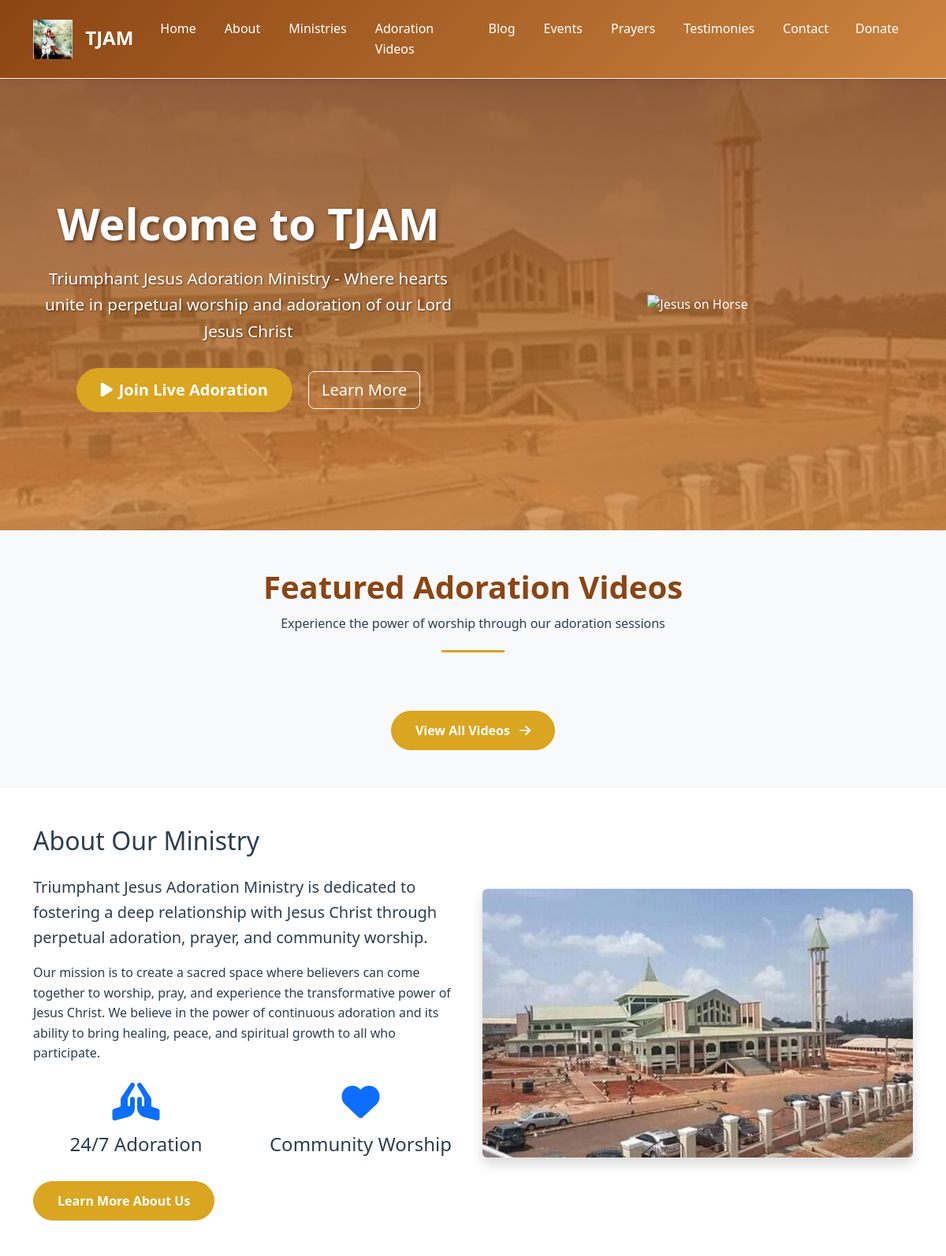
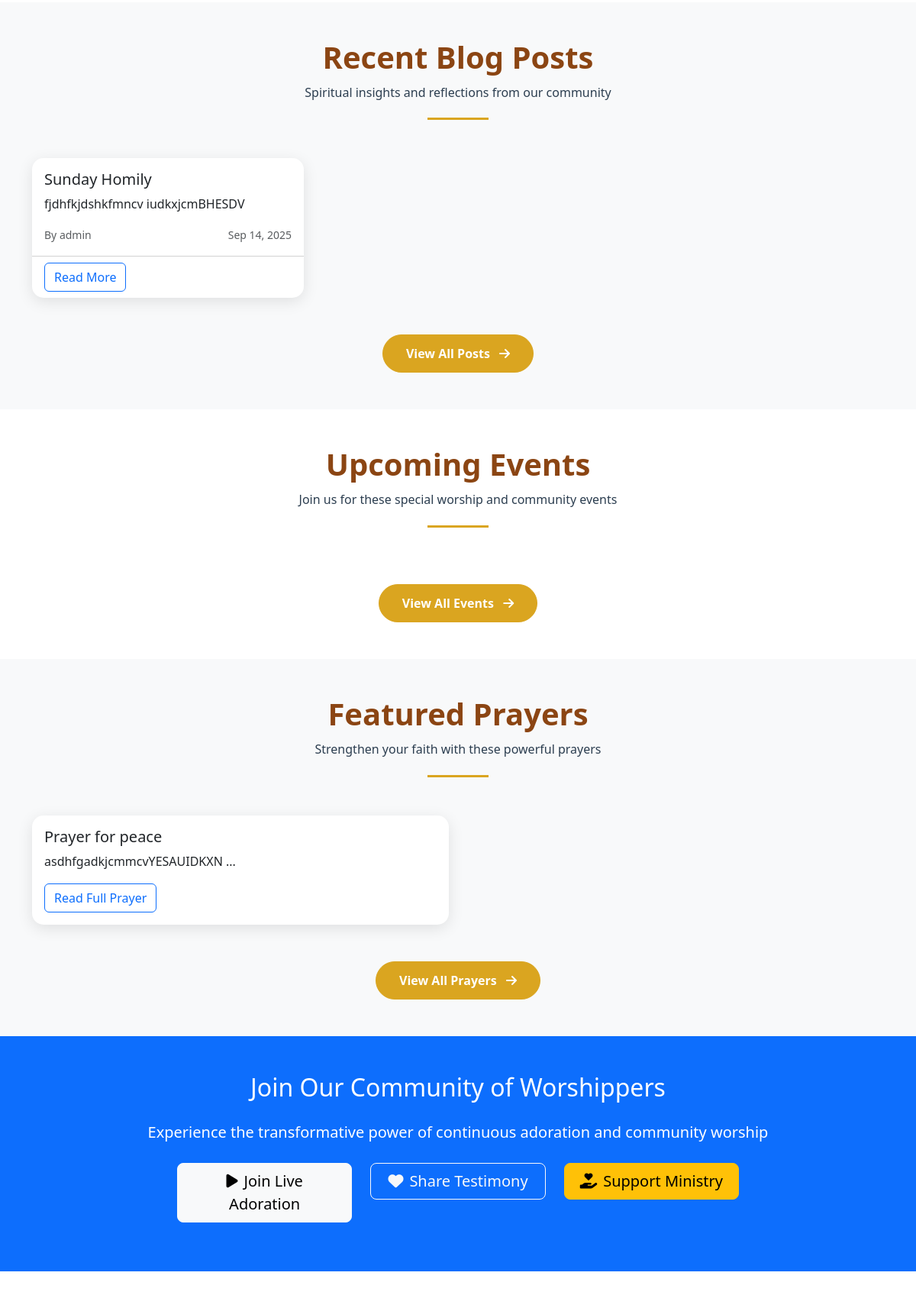
The page / (upper part) on the database its author committed (2 pictures, top to bottom).
### app.py (models this page shows)
class BlogPost(db.Model):
    id = db.Column(db.Integer, primary_key=True)
    title = db.Column(db.String(200), nullable=False)
    content = db.Column(db.Text, nullable=False)
    excerpt = db.Column(db.String(300))
    author_id = db.Column(db.Integer, db.ForeignKey('user.id'), nullable=False)
    author = db.relationship('User', backref=db.backref('posts', lazy=True))
    created_at = db.Column(db.DateTime, default=datetime.utcnow)
    updated_at = db.Column(db.DateTime, default=datetime.utcnow, onupdate=datetime.utcnow)
    featured_image = db.Column(db.String(200))
    is_published = db.Column(db.Boolean, default=True)

class User(UserMixin, db.Model):
    id = db.Column(db.Integer, primary_key=True)
    username = db.Column(db.String(80), unique=True, nullable=False)
    email = db.Column(db.String(120), unique=True, nullable=False)
    password_hash = db.Column(db.String(120), nullable=False)
    is_admin = db.Column(db.Boolean, default=False)
    created_at = db.Column(db.DateTime, default=datetime.utcnow)

class Prayer(db.Model):
    id = db.Column(db.Integer, primary_key=True)
    title = db.Column(db.String(200), nullable=False)
    content = db.Column(db.Text, nullable=False)
    category = db.Column(db.String(100))
    created_at = db.Column(db.DateTime, default=datetime.utcnow)
    is_featured = db.Column(db.Boolean, default=False)

### app.py (the view)
@app.route('/')
def index():
    try:
        featured_videos = AdorationVideo.query.filter_by(is_featured=True).limit(3).all()
        recent_posts = BlogPost.query.filter_by(is_published=True).order_by(BlogPost.created_at.desc()).limit(3).all()
        upcoming_events = Event.query.filter(Event.event_date > datetime.utcnow()).order_by(Event.event_date).limit(3).all()
        featured_prayers = Prayer.query.filter_by(is_featured=True).limit(2).all()
        return render_template('index.html',
                             featured_videos=featured_videos,
                             recent_posts=recent_posts,
                             upcoming_events=upcoming_events,
                             featured_prayers=featured_prayers)
    except Exception as e:
        app.logger.error(f"Error loading homepage: {e}")
        flash('An error occurred loading the homepage.', 'error')
        return render_template('index.html')

### app.py (called while the page is built)
@app.context_processor
def inject_current_year():
    return {'current_year': datetime.now().year}

### templates/index.html (shortened to what this page needs)
{% extends "base.html" %}
{% block content %}
<section class="hero-section">
    <div class="container">
        <div class="row align-items-center">
            <div class="col-lg-6">
                <h1>Welcome to TJAM</h1>
                <p class="lead">Triumphant Jesus Adoration Ministry - Where hearts unite in perpetual worship and adoration of our Lord Jesus Christ</p>
                <div class="mt-4">
                    <a href="{{ url_for('live_adoration') }}" class="btn btn-primary btn-lg me-3">
                        <i class="fas fa-play me-2"></i>Join Live Adoration
                    </a>
                    <a href="{{ url_for('about') }}" class="btn btn-outline-light btn-lg">
                        Learn More
                    </a>
                </div>
            </div>
            <div class="col-lg-6">
                <img src="{{ url_for('static', filename='images/jesusonahorse.png') }}" alt="Jesus on Horse" class="img-fluid">
            </div>
        </div>
    </div>
</section>
<section class="py-5 bg-light">
    <div class="container">
        <div class="section-title">
            <h2>Featured Adoration Videos</h2>
            <p>Experience the power of worship through our adoration sessions</p>
        </div>
        <div class="text-center mt-4">
            <a href="{{ url_for('adoration_videos') }}" class="btn btn-primary">
                View All Videos <i class="fas fa-arrow-right ms-2"></i>
            </a>
        </div>
    </div>
</section>
<section class="py-5">
    <div class="container">
        <div class="row align-items-center">
            <div class="col-lg-6">
                <h2 class="mb-4">About Our Ministry</h2>
                <p class="lead">Triumphant Jesus Adoration Ministry is dedicated to fostering a deep relationship with Jesus Christ through perpetual adoration, prayer, and community worship.</p>
                <p>Our mission is to create a sacred space where believers can come together to worship, pray, and experience the transformative power of Jesus Christ. We believe in the power of continuous adoration and its ability to bring healing, peace, and spiritual growth to all who participate.</p>
                <div class="row mt-4">
                    <div class="col-6">
                        <div class="text-center">
                            <i class="fas fa-praying-hands fa-3x text-primary mb-3"></i>
                            <h4>24/7 Adoration</h4>
                        </div>
                    </div>
                    <div class="col-6">
                        <div class="text-center">
                            <i class="fas fa-heart fa-3x text-primary mb-3"></i>
                            <h4>Community Worship</h4>
                        </div>
                    </div>
                </div>
                <a href="{{ url_for('about') }}" class="btn btn-primary mt-4">Learn More About Us</a>
            </div>
            <div class="col-lg-6">
                <img src="{{ url_for('static', filename='images/hero-bg.png') }}" alt="Adoration Hall" class="img-fluid rounded shadow">
            </div>
        </div>
    </div>
</section>
<section class="py-5 bg-light">
    <div class="container">
        <div class="section-title">
            <h2>Recent Blog Posts</h2>
            <p>Spiritual insights and reflections from our community</p>
        </div>
        <div class="row">
            {% for post in recent_posts %}
            <div class="col-lg-4 mb-4">
                <div class="card h-100">
                    <div class="card-body">
                        <h5 class="card-title">{{ post.title }}</h5>
                        <p class="card-text">{{ post.excerpt or post.content[:150] + '...' }}</p>
                        <div class="d-flex justify-content-between align-items-center">
                            <small class="text-muted">By {{ post.author.username }}</small>
                            <small class="text-muted">{{ post.created_at.strftime('%b %d, %Y') }}</small>
                        </div>
                    </div>
                    <div class="card-footer bg-transparent">
                        <a href="{{ url_for('blog_post', post_id=post.id) }}" class="btn btn-outline-primary">Read More</a>
                    </div>
                </div>
            </div>
            {% endfor %}
        </div>
        <div class="text-center mt-4">
            <a href="{{ url_for('blog') }}" class="btn btn-primary">
                View All Posts <i class="fas fa-arrow-right ms-2"></i>
            </a>
        </div>
    </div>
</section>
<section class="py-5">
    <div class="container">
        <div class="section-title">
            <h2>Upcoming Events</h2>
            <p>Join us for these special worship and community events</p>
        </div>
        <div class="text-center mt-4">
            <a href="{{ url_for('events') }}" class="btn btn-primary">
                View All Events <i class="fas fa-arrow-right ms-2"></i>
            </a>
        </div>
    </div>
</section>
<section class="py-5 bg-light">
    <div class="container">
        <div class="section-title">
            <h2>Featured Prayers</h2>
            <p>Strengthen your faith with these powerful prayers</p>
        </div>
        <div class="row">
            {% for prayer in featured_prayers %}
            <div class="col-lg-6 mb-4">
                <div class="card h-100">
                    <div class="card-body">
                        <h5 class="card-title">{{ prayer.title }}</h5>
                        <p class="card-text">{{ prayer.content[:200] }}...</p>
                        <a href="{{ url_for('prayer_detail', prayer_id=prayer.id) }}" class="btn btn-outline-primary">Read Full Prayer</a>
                    </div>
                </div>
            </div>
            {% endfor %}
        </div>
        <div class="text-center mt-4">
            <a href="{{ url_for('prayers') }}" class="btn btn-primary">
                View All Prayers <i class="fas fa-arrow-right ms-2"></i>
            </a>
        </div>
    </div>
</section>
<section class="py-5 bg-primary text-white">
    <div class="container text-center">
        <h2 class="mb-4">Join Our Community of Worshippers</h2>
        <p class="lead mb-4">Experience the transformative power of continuous adoration and community worship</p>
        <div class="row justify-content-center">
            <div class="col-md-8">
                <div class="row">
                    <div class="col-md-4 mb-3">
                        <a href="{{ url_for('live_adoration') }}" class="btn btn-light btn-lg w-100">
                            <i class="fas fa-play me-2"></i>Join Live Adoration
                        </a>
                    </div>
                    <div class="col-md-4 mb-3">
                        <a href="{{ url_for('submit_testimony') }}" class="btn btn-outline-light btn-lg w-100">
                            <i class="fas fa-heart me-2"></i>Share Testimony
                        </a>
                    </div>
                    <div class="col-md-4 mb-3">
                        <a href="{{ url_for('donate') }}" class="btn btn-warning btn-lg w-100">
                            <i class="fas fa-hand-holding-heart me-2"></i>Support Ministry
                        </a>
                    </div>
                </div>
            </div>
        </div>
    </div>
</section>
{% endblock %}

### templates/base.html (style rules this page uses)
:root { --primary-color: #8B4513; --secondary-color: #DAA520; --accent-color: #CD853F; --text-dark: #2c3e50; --bg-light: #f8f9fa; }
body { font-family: 'Segoe UI', Tahoma, Geneva, Verdana, sans-serif; line-height: 1.6; color: var(--text-dark); }
.hero-section { background: linear-gradient(rgba(139, 69, 19, 0.8), rgba(205, 133, 63, 0.8)), url('/static/images/hero-bg.png') center/cover; color: white; padding: 150px 0; text-align: center; }
.hero-section h1 { font-size: 3.5rem; font-weight: bold; margin-bottom: 20px; text-shadow: 2px 2px 4px rgba(0,0,0,0.5); }
.hero-section p { font-size: 1.3rem; margin-bottom: 30px; text-shadow: 1px 1px 2px rgba(0,0,0,0.5); }
.btn-primary { background-color: var(--secondary-color); border-color: var(--secondary-color); font-weight: bold; padding: 12px 30px; border-radius: 30px; transition: all 0.3s ease; }
.section-title { text-align: center; margin-bottom: 50px; position: relative; }
.section-title h2 { font-size: 2.5rem; font-weight: bold; color: var(--primary-color); margin-bottom: 10px; }
.section-title::after { content: ''; width: 80px; height: 3px; background: var(--secondary-color); display: block; margin: 20px auto; }
.card { border: none; border-radius: 15px; box-shadow: 0 5px 20px rgba(0,0,0,0.1); transition: all 0.3s ease; overflow: hidden; }

### rows shown on the page
BlogPost: title "Sunday Homily", excerpt "fjdhfkjdshkfmncv iudkxjcmBHESDV", author.username "admin", created_at "Sep 14, 2025"
Prayer: title "Prayer for peace", content "asdhfgadkjcmmcvYESAUIDKXN"
